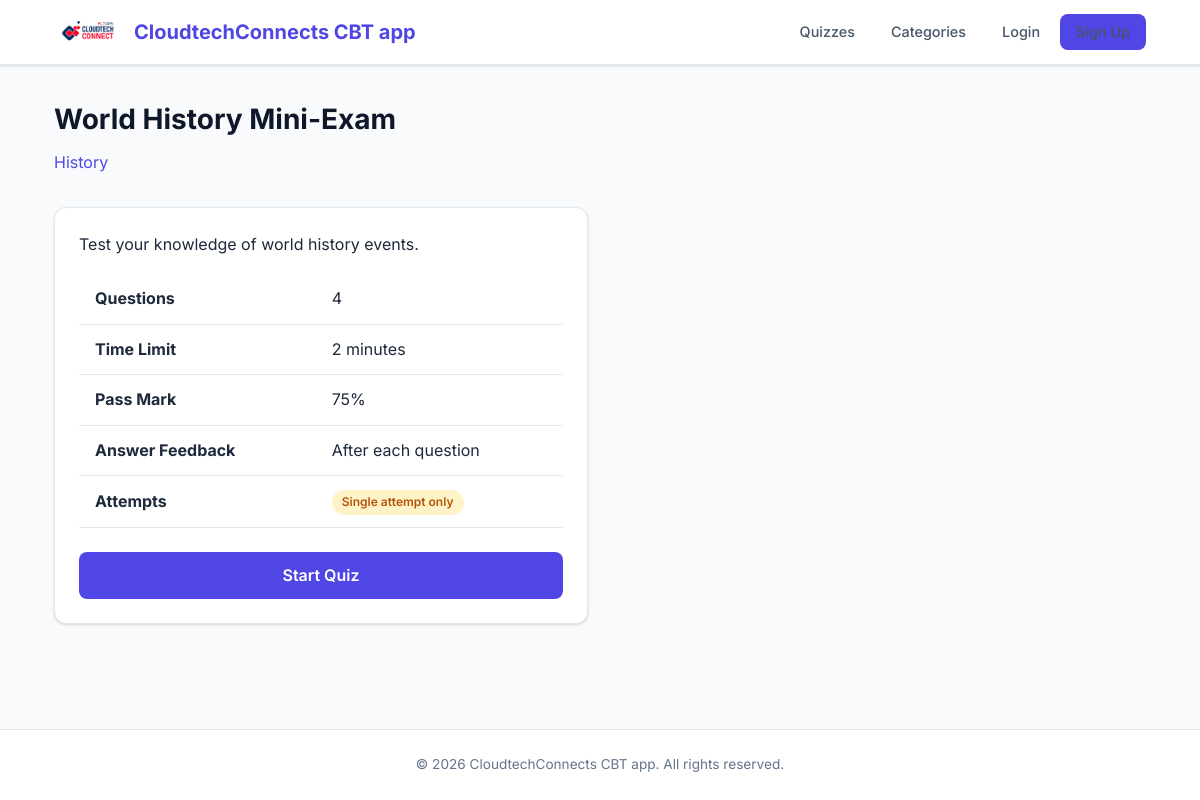
Page /quiz/world-history-mini-exam/ on the committed database.
### apps/quiz/models.py (models this page shows, shortened)
class Quiz(models.Model):
    title = models.CharField(max_length=60, verbose_name='Title')
    description = models.TextField(
        blank=True,
        help_text='A description of the quiz.',
    )
    url = models.SlugField(
        max_length=60,
        unique=True,
        help_text='A user-friendly URL slug.',
        verbose_name='URL',
    )
    category = models.ForeignKey(
        Category,
        on_delete=models.SET_NULL,
        null=True,
        blank=True,
        related_name='quizzes',
    )
    image = models.ImageField(
        upload_to='quiz_images/',
        blank=True,
        null=True,
        help_text='An optional image for the quiz.',
    )
    random_order = models.BooleanField(
        default=False,
        verbose_name='Random Order',
        help_text='Display the questions in a random order each time?',
    )
    max_questions = models.PositiveIntegerField(
        blank=True,
        null=True,
        verbose_name='Max Questions',
        help_text='Number of questions to show (random subset). '
                  'Leave blank to show all.',
    )
    time_limit = models.PositiveIntegerField(
        blank=True,
        null=True,
        verbose_name='Time Limit (minutes)',
        help_text='Time limit for the quiz in minutes. Leave blank for no limit.',
    )
    answers_at_end = models.BooleanField(
        default=False,
        verbose_name='Answers at End',
        help_text='Show correct answers only after quiz completion?',
    )
    hide_results = models.BooleanField(
        default=False,
        verbose_name='Hide Results',
        help_text='If yes, the user will not see their score or marked answers upon completion. '
                  'Useful for standard exams where results are released later.',
    )
    exam_paper = models.BooleanField(
        default=False,
        verbose_name='Exam Paper',
        help_text='If yes, the result of each attempt is stored. '
                  'Necessary for marking.',
    )
    single_attempt = models.BooleanField(
        default=False,
        verbose_name='Single Attempt',
        help_text='If yes, only one attempt per user is allowed.',
    )
    pass_mark = models.SmallIntegerField(
        default=0,
        verbose_name='Pass Mark (%)',
        help_text='Percentage required to pass. 0 means no pass mark.',
        validators=[MinValueValidator(0), MaxValueValidator(100)],
    )
    success_text = models.TextField(
        blank=True,
        verbose_name='Success Text',
        help_text='Displayed if the user passes.',
    )
    fail_text = models.TextField(
        blank=True,
        verbose_name='Fail Text',
        help_text='Displayed if the user fails.',
    )
    draft = models.BooleanField(
        default=False,
        verbose_name='Draft',
        help_text='If yes, the quiz is not publicly visible.',
    )
    featured = models.BooleanField(
        default=False,
        verbose_name='Featured',
        help_text='If yes, this quiz will be the ONLY one visible to students.',
    )
    class Meta:
        verbose_name = 'Quiz'
        verbose_name_plural = 'Quizzes'
        ordering = ['title']
        permissions = (
            ('view_sittings', 'Can see completed exams.'),
        )
    def get_questions(self):
        from itertools import chain
        mc = self.mc_questions.all()
        tf = self.tf_questions.all()
        essay = self.essay_questions.all()
        return list(chain(mc, tf, essay))
    def get_question_count(self):
        return len(self.get_questions())

class Category(models.Model):
    name = models.CharField(max_length=250, unique=True)
    description = models.TextField(blank=True)
    class Meta:
        verbose_name = 'Category'
        verbose_name_plural = 'Categories'
        ordering = ['name']

### apps/quiz/views.py (the view, shortened to what this page needs)
# urls.py: path('quiz/<slug:slug>/', views.quiz_detail_view, name='quiz_detail'),
def quiz_detail_view(request, slug):
    quiz = get_object_or_404(Quiz, url=slug, draft=False)
    if not request.user.is_staff:
        featured_quiz = Quiz.objects.filter(featured=True, draft=False).first()
        if featured_quiz and featured_quiz != quiz:
            messages.info(request, "Only the featured test is available at this time.")
            return redirect('quiz:quiz_detail', slug=featured_quiz.url)
    previous_sittings = []
    can_take = True
    incomplete_sitting = None
    return render(request, 'quiz/quiz_detail.html', {
        'quiz': quiz,
        'previous_sittings': previous_sittings,
        'can_take': can_take,
        'incomplete_sitting': incomplete_sitting,
        'question_count': quiz.get_question_count(),
    })

### apps/quiz/context_processors.py (called while the page is built)
def quiz_context(request):
    featured_quiz = Quiz.objects.filter(featured=True, draft=False).first()
    return {
        'featured_quiz': featured_quiz,
        'is_student': not request.user.is_staff if request.user.is_authenticated else True
    }

### templates/quiz/quiz_detail.html (shortened to what this page needs)
{% extends "base.html" %}
{% block content %}
<div class="page-header">
    <h1>{{ quiz.title }}</h1>
    {% if quiz.category %}
        <p>
            <a href="{% url 'quiz:category_detail' quiz.category.name|slugify %}">
                {{ quiz.category.name }}
            </a>
        </p>
    {% endif %}
</div>
<div class="grid grid-2" style="align-items: start;">
    <div class="card">
        <div class="card-body">
            {% if quiz.description %}
                <p style="margin-bottom: 1rem;">{{ quiz.description }}</p>
            {% endif %}
            <table>
                <tr>
                    <td><strong>Questions</strong></td>
                    <td>{{ question_count }}</td>
                </tr>
                {% if quiz.time_limit %}
                <tr>
                    <td><strong>Time Limit</strong></td>
                    <td>{{ quiz.time_limit }} minutes</td>
                </tr>
                {% endif %}
                {% if quiz.pass_mark > 0 %}
                <tr>
                    <td><strong>Pass Mark</strong></td>
                    <td>{{ quiz.pass_mark }}%</td>
                </tr>
                {% endif %}
                <tr>
                    <td><strong>Answer Feedback</strong></td>
                    <td>{% if quiz.answers_at_end %}After completion{% else %}After each question{% endif %}</td>
                </tr>
                {% if quiz.single_attempt %}
                <tr>
                    <td><strong>Attempts</strong></td>
                    <td><span class="badge badge-warning">Single attempt only</span></td>
                </tr>
                {% endif %}
            </table>
            <div style="margin-top: 1.5rem;">
                {% if can_take %}
                    {% if incomplete_sitting %}
                        <a href="{% url 'quiz:quiz_take' quiz.url %}" class="btn btn-success btn-lg btn-block">
                            Continue Quiz
                        </a>
                        <p class="text-muted text-center mt-1" style="font-size: 0.85rem;">
                            You have an incomplete attempt.
                        </p>
                    {% else %}
                        <a href="{% url 'quiz:quiz_take' quiz.url %}" class="btn btn-primary btn-lg btn-block">
                            Start Quiz
                        </a>
                    {% endif %}
                {% else %}
                    <div class="alert alert-info">
                        You have already completed this quiz. Only one attempt is allowed.
                    </div>
                {% endif %}
            </div>
        </div>
    </div>
</div>
{% endblock %}

### static/css/style.css (style rules this page uses)
:root { --primary: #4f46e5; --primary-hover: #4338ca; --primary-light: #e0e7ff; --secondary: #0f172a; --success: #16a34a; --success-light: #dcfce7; --danger: #dc2626; --danger-light: #fee2e2; --warning: #f59e0b; --warning-light: #fef3c7; --info: #0284c7; --info-light: #e0f2fe; --gray-50: #f8fafc; --gray-100: #f1f5f9; --gray-200: #e2e8f0; --gray-300: #cbd5e1; --gray-400: #94a3b8; --gray-500: #64748b; --gray-600: #475569; --gray-700: #334155; --gray-800: #1e293b; --gray-900: #0f172a; --white: #ffffff; --radius: 8px; --radius-lg: 12px; --shadow: 0 1px 3px rgba(0, 0, 0, 0.1), 0 1px 2px rgba(0, 0, 0, 0.06); --shadow-md: 0 4px 6px rgba(0, 0, 0, 0.07), 0 2px 4px rgba(0, 0, 0, 0.06); --shadow-lg: 0 10px 15px rgba(0, 0, 0, 0.1), 0 4px 6px rgba(0, 0, 0, 0.05); --transition: all 0.2s ease; }
*, *::before, *::after { box-sizing: border-box; margin: 0; padding: 0; }
body { font-family: "Inter", -apple-system, BlinkMacSystemFont, "Segoe UI", Roboto, sans-serif; font-size: 16px; line-height: 1.6; color: var(--gray-800); background-color: var(--gray-50); min-height: 100vh; display: flex; flex-direction: column; }
a { color: var(--primary); text-decoration: none; transition: var(--transition); }
.btn { display: inline-flex; align-items: center; justify-content: center; gap: 0.5rem; padding: 0.625rem 1.25rem; font-size: 0.9rem; font-weight: 600; border-radius: var(--radius); border: none; cursor: pointer; transition: var(--transition); text-decoration: none; line-height: 1.4; }
.btn-primary { background: var(--primary); color: var(--white); }
.btn-lg { padding: 0.75rem 1.75rem; font-size: 1rem; }
.btn-block { display: flex; width: 100%; }
.card { background: var(--white); border: 1px solid var(--gray-200); border-radius: var(--radius-lg); box-shadow: var(--shadow); overflow: hidden; transition: var(--transition); }
.card-body { padding: 1.5rem; }
.grid { display: grid; gap: 1.5rem; }
.grid-2 { grid-template-columns: repeat(2, 1fr); }
.badge { display: inline-flex; align-items: center; padding: 0.25rem 0.625rem; font-size: 0.75rem; font-weight: 600; border-radius: 999px; line-height: 1.4; }
.badge-warning { background: var(--warning-light); color: #b45309; }
table { width: 100%; border-collapse: collapse; }
table th, table td { padding: 0.75rem 1rem; text-align: left; border-bottom: 1px solid var(--gray-200); }
.page-header { margin-bottom: 2rem; }
.page-header h1 { font-size: 1.75rem; font-weight: 700; color: var(--gray-900); margin-bottom: 0.5rem; }
.page-header p { color: var(--gray-500); font-size: 1rem; max-width: 600px; }

### rows in the picture
Quiz: title "World History Mini-Exam", category.name "History", description "Test your knowledge of world history events.", time_limit "2", pass_mark "75"

### other values in the picture
{{ question_count }} "4"
